Frame 1 (no input): blank canvas, image omitted
Frame 60 (the mouse pressed at the canvas centre just before this capture): blank canvas, image omitted
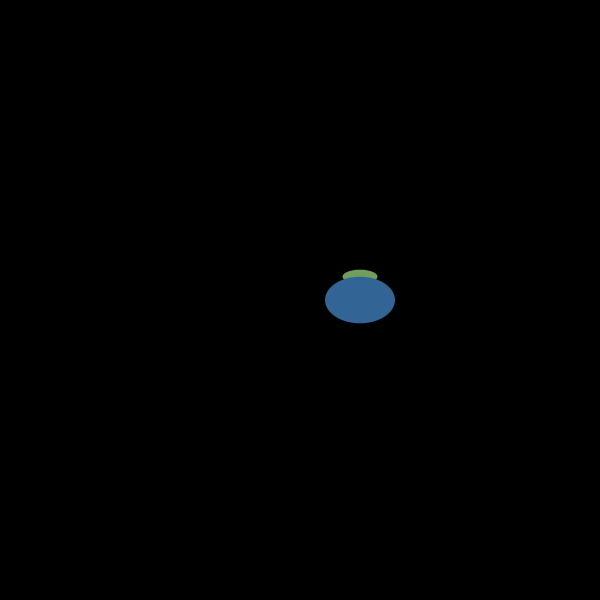
Frame 120 (the mouse held since frame 60 and released just before this capture)

The Processing sketch whose frames 1 and 60 were blank and that drew this single picture after the mouse press (run headless with seeded random() and noise(); from frame 60 on, the mouse is pressed at the canvas centre):

// Processing sketch: Solar_System
// ── Solar_System.pde
ArrayList<Spaceship> spaceships; 

Spaceship system [] = new Spaceship[30]; 

void setup(){
  size(600, 600);
  spaceships = new ArrayList<Spaceship>(); 
    noStroke();
  }


void draw(){
  background(0); 
  for(int i=0; i<spaceships.size(); i++){
    Spaceship s = spaceships.get(i);
    s.move();
    s.gravity(); 
    s.bounce(); 
    s.display(50);
}
}

void mousePressed(){
  spaceships. add(new Spaceship()); 
}

// ── Spaceship.pde
class Spaceship{
  float shipSize;
  color shipColor; 
  PVector position; 
  PVector velocity; 
  PVector gravity; 
 
  Spaceship(){
    position = new PVector(mouseX, mouseY); 
    velocity = new PVector(int(random(3)), int(random(-3))); 
    gravity = new PVector(int(random(.5, -.5)), 0); 
  }
  
  void move(){
    position.add(velocity); 
  }
  
   void gravity(){
    velocity.add(gravity); 
  }
  
  void bounce(){
    if(position.x >= width || position.x < 0){
      velocity.x = velocity.x * -1; 
    }
    if(position.y >= height || position.y <0){
      velocity.y = velocity.y * -1; 
    }
  }
  
  void display(float _shipSize){
   fill((random(50, 150)), (random(100, 200)), (random(50, 100)));
    shipSize = map(velocity.y, 0, height, 70, 100);
    ellipse(position.x, position.y - (shipSize/3), shipSize/2, shipSize/5); 
      fill(50, 100, 150); 
    ellipse(position.x, position.y, shipSize, shipSize/1.5);  
  }
}
